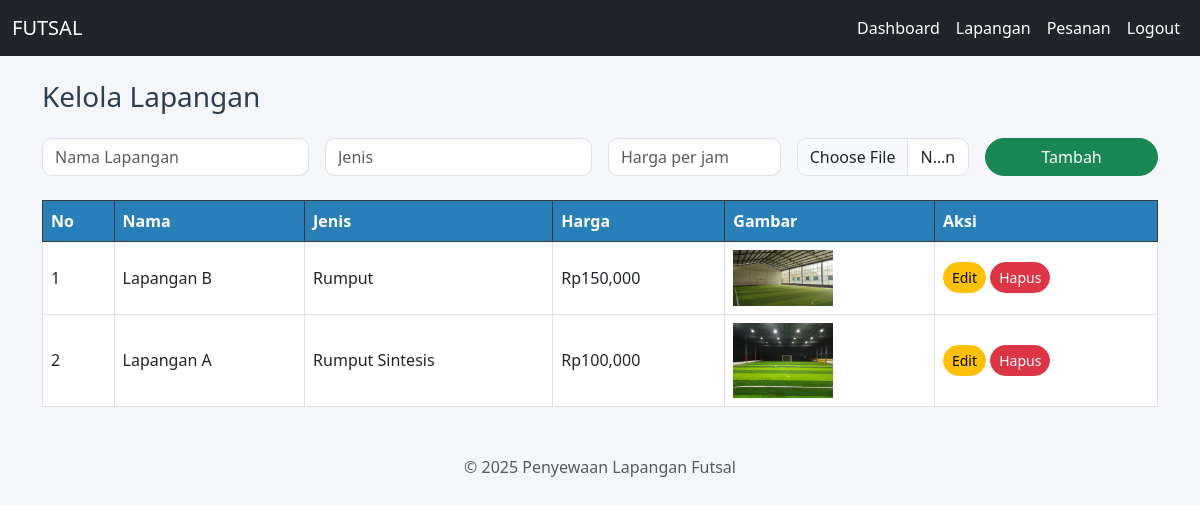
The page /admin/kelola_lapangan.php (signed in) on the database its author committed.
### tables this page shows
CREATE TABLE `lapangan` (
  `id` int(11) NOT NULL,
  `nama_lapangan` varchar(100) DEFAULT NULL,
  `jenis` varchar(50) DEFAULT NULL,
  `harga_per_jam` int(11) DEFAULT NULL,
  `foto` varchar(255) DEFAULT NULL,
  `gambar` varchar(255) DEFAULT NULL
);

### admin/kelola_lapangan.php (the view, shortened to what this page needs)
<?php
include '../koneksi.php';
$editData = null;
$data = $conn->query("SELECT * FROM lapangan");
?>
<?php include '../header.php'; ?>
<h3>Kelola Lapangan</h3>
<form method="post" enctype="multipart/form-data" class="row g-3 mt-2 mb-4">
  <div class="col-md-3">
    <input type="text" name="nama" class="form-control" placeholder="Nama Lapangan" required
      value="<?= $editData['nama_lapangan'] ?? '' ?>">
  </div>
  <div class="col-md-3">
    <input type="text" name="jenis" class="form-control" placeholder="Jenis" required
      value="<?= $editData['jenis'] ?? '' ?>">
  </div>
  <div class="col-md-2">
    <input type="number" name="harga" class="form-control" placeholder="Harga per jam" required
      value="<?= $editData['harga_per_jam'] ?? '' ?>">
  </div>
  <div class="col-md-2">
    <input type="file" name="gambar" class="form-control">
  </div>
  <div class="col-md-2">
    <button type="submit" name="<?= $editData ? 'simpan' : 'tambah' ?>" class="btn btn-<?= $editData ? 'warning' : 'success' ?> w-100">
      <?= $editData ? 'Simpan' : 'Tambah' ?>
    </button>
  </div>
</form>
<table class="table table-bordered">
  <thead class="table-dark">
    <tr>
      <th>No</th>
      <th>Nama</th>
      <th>Jenis</th>
      <th>Harga</th>
      <th>Gambar</th>
      <th>Aksi</th>
    </tr>
  </thead>
  <tbody>
    <?php $no = 1; while ($d = $data->fetch_assoc()): ?>
    <tr>
      <td><?= $no++ ?></td>
      <td><?= $d['nama_lapangan'] ?></td>
      <td><?= $d['jenis'] ?></td>
      <td>Rp<?= number_format($d['harga_per_jam']) ?></td>
      <td>
        <?php if ($d['gambar']): ?>
          <img src="../uploads/<?= $d['gambar'] ?>" width="100">
        <?php endif; ?>
      </td>
      <td>
        <a href="?edit=<?= $d['id'] ?>" class="btn btn-sm btn-warning">Edit</a>
        <a href="?hapus=<?= $d['id'] ?>" class="btn btn-sm btn-danger" onclick="return confirm('Hapus lapangan ini?')">Hapus</a>
      </td>
    </tr>
    <?php endwhile; ?>
  </tbody>
</table>
<?php include '../footer.php'; ?>

### header.php (shortened to what this page needs)
<!DOCTYPE html>
<html lang="id">
<head>
  <link href="https://cdn.jsdelivr.net/npm/bootstrap@5.3.0/dist/css/bootstrap.min.css" rel="stylesheet">
  <link rel="stylesheet" href="/futsal/css/style.css">
</head>
<body>
<nav class="navbar navbar-expand-lg navbar-dark bg-dark">
  <div class="container-fluid">
    <a class="navbar-brand" href="#">FUTSAL</a>
    <div class="collapse navbar-collapse" id="navbarNav">
      <ul class="navbar-nav ms-auto">
        <?php if (isset($_SESSION['user'])): ?>
          <?php if ($_SESSION['user']['role'] == 'admin'): ?>
            <li class="nav-item"><a class="nav-link" href="/futsal/admin/dashboard.php">Dashboard</a></li>
            <li class="nav-item"><a class="nav-link" href="/futsal/admin/kelola_lapangan.php">Lapangan</a></li>
            <li class="nav-item"><a class="nav-link" href="/futsal/admin/kelola_pesanan.php">Pesanan</a></li>
          <?php else: ?>
            <li class="nav-item"><a class="nav-link" href="/futsal/user/beranda.php">Beranda</a></li>
            <li class="nav-item"><a class="nav-link" href="/futsal/user/daftar_lapangan.php">Lapangan</a></li>
            <li class="nav-item"><a class="nav-link" href="/futsal/user/riwayat.php">Riwayat</a></li>
          <?php endif; ?>
          <li class="nav-item"><a class="nav-link text-danger" href="/futsal/logout.php">Logout</a></li>
        <?php else: ?>
          <li class="nav-item"><a class="nav-link" href="/futsal/login.php">Login</a></li>
          <li class="nav-item"><a class="nav-link" href="/futsal/register.php">Daftar</a></li>
        <?php endif; ?>
      </ul>
    </div>
  </div>
</nav>
<div class="container mt-4">

### footer.php (shortened to what this page needs)
</div>
<footer class="text-center mt-5 mb-3 text-muted">
  &copy; <?= date('Y') ?> Penyewaan Lapangan Futsal
</footer>
</body>
</html>

### css/style.css (style rules this page uses)
body { background-color: #f4f6f9; font-family: 'Segoe UI', sans-serif; }
.navbar { background-color: #2c3e50; }
.navbar a { color: white !important; }
h2, h3 { color: #2c3e50; }
.table th { background-color: #2980b9; color: white; }
.table td, .table th { vertical-align: middle; }
.btn { border-radius: 20px; }
input, select { border-radius: 10px !important; }

### rows shown on the page
lapangan: nama_lapangan "Lapangan B", jenis "Rumput", harga_per_jam "150,000", gambar (picture)
lapangan: nama_lapangan "Lapangan A", jenis "Rumput Sintesis", harga_per_jam "100,000", gambar (picture)
